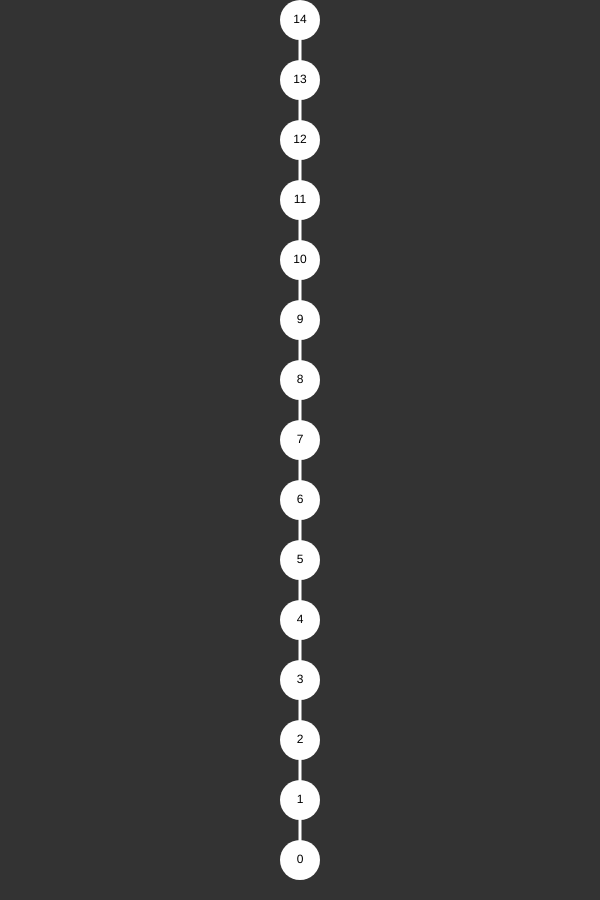
Frame 1 (no input)
Frame 60 (no input): identical to frame 1, image omitted
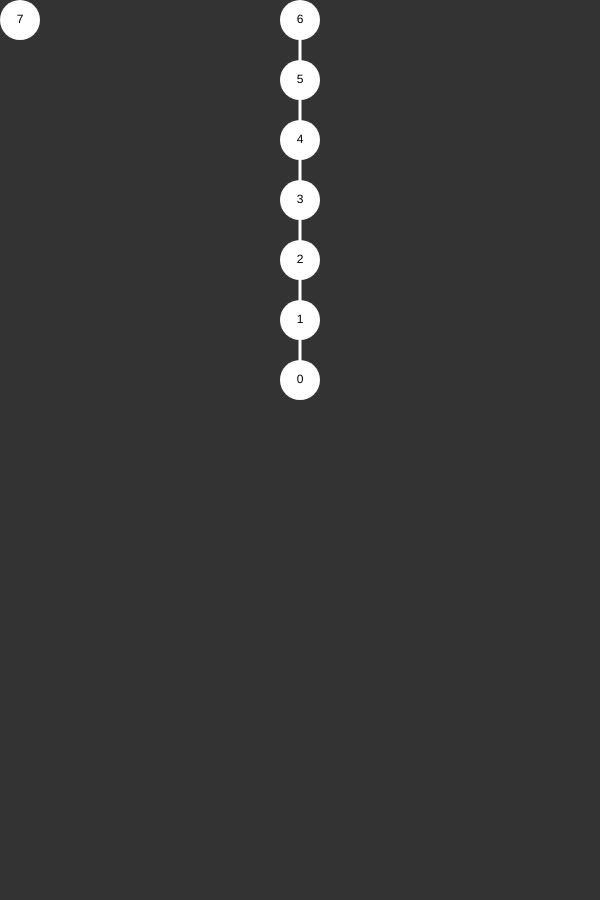
Frame 120 (the mouse pressed at the canvas centre since frame 60)

The p5.js sketch that drew these frames (run headless with seeded random() and noise() and a simulated clock; from frame 60 on, the mouse is pressed at the canvas centre):

// p5.js sketch
// ── sketch.js

class Node {

	constructor (data) {
		this.data = data;
		this.next = null;
		this.radius = 20;
	}

	push(data) {
		if (this.next == null) {
			this.next = new Node(data);
		} else {
			this.next.push(data);
		}
	}

	draw(x, y) {

		push();

		noStroke();
		fill(255);
		ellipse(x, y, this.radius * 2);
		
		noStroke();
		fill(0);
		textAlign(CENTER, CENTER);
		text(this.data, x, y);


		if (this.next != null) {
			let newY = y + this.radius * 3;

			stroke(255);
			strokeWeight(3);
			noFill();
			line(x, y + this.radius, x, newY - this.radius);
			pop();

			this.next.draw(x, newY);
		} else {
			pop();
		}
	}

	clickNode(x,y, myX, myY, i) {
		let d = dist(x, y, myX, myY);

		if (d < this.radius) {
			return {node: this, level: i};
		}

		if (this.next == null) {
			return null;
		}

		return this.next.clickNode(x, y, myX, myY + this.radius * 3, i + 1);
	}

	copy(withChilds) {
		let newNode = new Node(this.data);
		newNode.radius = this.radius;
		if (withChilds && this.next != null) {
			newNode.next = this.next.copy(withChilds);
		}

		return newNode;
	}

}

class Stack {

	constructor (x, y) {
		this.root = null;
		this.pos = createVector(x, y);
	}

	empty() {
		return this.root == null;
	}

	push(data) {
		let newNode = new Node(data);

		newNode.next = this.root;
		this.root = newNode;
	}

	pop() {

		if (this.empty()) {
			return null;
		}

		let data = this.root.data;

		this.root = this.root.next;

		return data;
	}

	peek() {

		if (this.empty()) {
			return null;
		}

		return this.root.data;
	}

	draw() {

		if (this.empty()) {
			return;
		}

		this.root.draw(this.pos.x, this.pos.y);
	}

	clickNode(x, y) {
		if (this.empty())  {
			return null;
		}

		return this.root.clickNode(x, y, this.pos.x, this.pos.y, 1);
	}

}

var stack;

var picked = [];

function setup() {
	createCanvas(600, 900);
	stack = new Stack(width/2, 20);
	for (var i = 0; i < 15; i++) {
		stack.push(i);
	}
}

function keyPressed() {
	if (!isNaN(key)) {
		stack.push(key - 0);
	}
}

function mousePressed() {
	let result = stack.clickNode(mouseX, mouseY);

	if (result != null) {

		let node = result.node;
		let level = result.level;

		picked.push(node.copy(false));

		for (var i = 0; i < level; i++) {
			stack.pop();
		}

	} else {
		for (var i = picked.length - 1; i >= 0; i--) {
			let p = picked[i];
			let pickedY = p.radius * 3 * i + p.radius;

			result = p.clickNode(mouseX, mouseY, 20, pickedY);
			if (result != null) {
				stack.push(p.data);
				picked.splice(i, 1);
			}
		}
	}
}


function draw() {
	background(51);
	stack.draw();

	for (var i = 0; i < picked.length; i++) {

		let p = picked[i];

		p.draw(20, p.radius * 3 * i + p.radius);

	}
}
